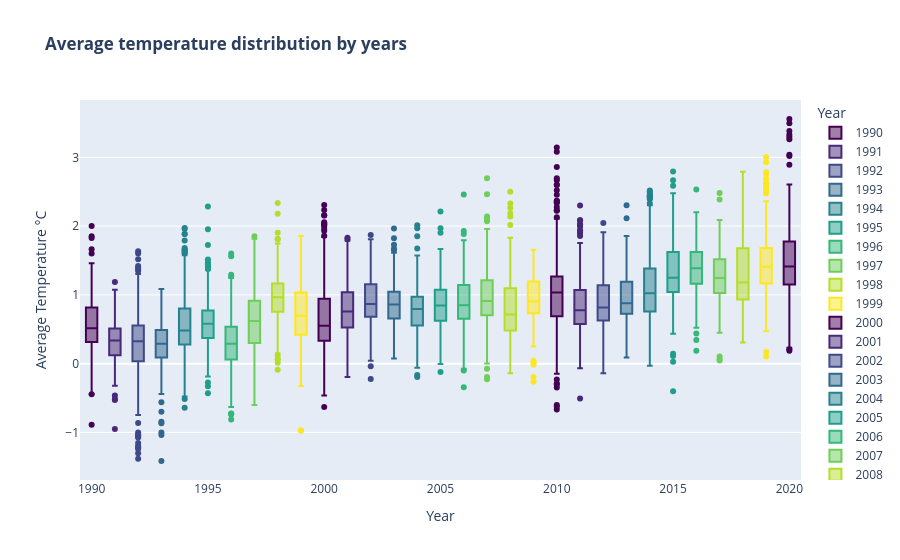
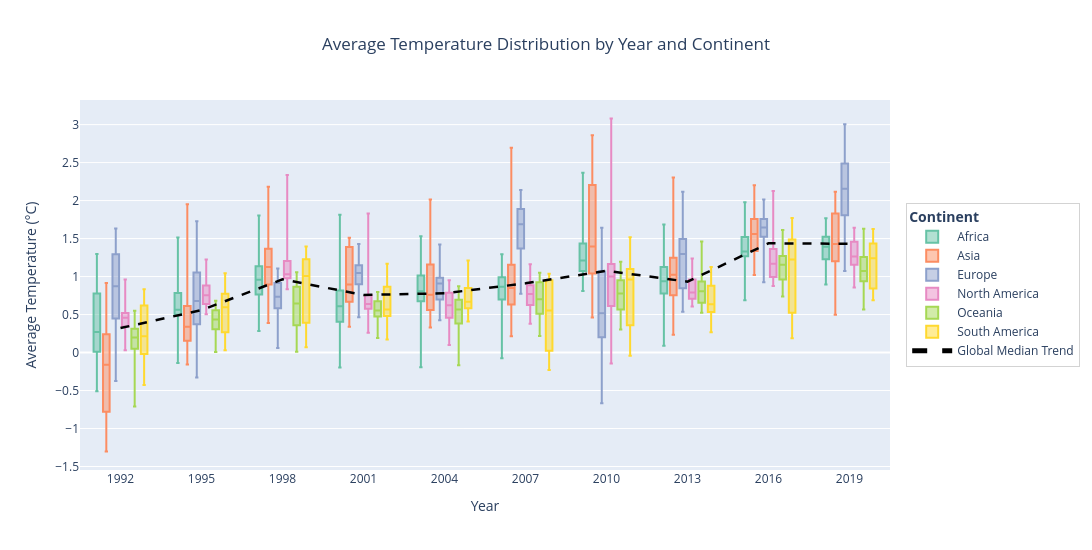

Write notebook code for charts like these, in order.
### Markdown cell above
### 6E. Distribution — Temperature Box Plots

### Code cell
fig = px.box(
    df_clean,
    x="Year",
    y="Average Temperature °C",
    color="Year",
    color_discrete_sequence=px.colors.sequential.Viridis,
    title='<b>Average temperature distribution by years'
)
fig.show()

# Filter out 'Other' and sample every 3 years
box_df = df_clean[
    (df_clean["continent"] != "Other") &
    (df_clean["Year"] % 3 == 0)
].copy()

yearly_median = box_df.groupby("Year")["Average Temperature °C"].median().reset_index()

fig = px.box(
    box_df,
    x="Year",
    y="Average Temperature °C",
    color="continent",
    points=False,
    title="Average Temperature Distribution by Year and Continent",
    color_discrete_sequence=px.colors.qualitative.Set2,
    category_orders={"continent": sorted(box_df["continent"].unique())},
)

fig.add_scatter(
    x=yearly_median["Year"],
    y=yearly_median["Average Temperature °C"],
    mode="lines",
    name="Global Median Trend",
    line=dict(color="black", width=2.5, dash="dash"),
)

fig.update_layout(
    height=550, width=1100, title_x=0.5, font=dict(size=12),
    xaxis=dict(title="Year", tickmode="linear", dtick=3),
    yaxis=dict(title="Average Temperature (°C)"),
    legend=dict(title="<b>Continent</b>", x=1.02, y=0.5,
                bgcolor="rgba(255,255,255,0.9)", bordercolor="lightgray",
                borderwidth=1, itemsizing="constant", itemwidth=40),
    boxmode="group",
)

### Figure 1 — Plotly figure (JSON) as saved in the notebook; plotly's stock layout.template omitted (floating-point values rounded to 4 significant figures; data arrays with more than 128 entries replaced by an {"elided": "..."} marker saying what was removed)
{"data": [{"alignmentgroup": "True", "hovertemplate": "Year=%{x}<br>Average Temperature °C=%{y}<extra></extra>", "legendgroup": "1990", "marker": {"color": "#440154"}, "name": "1990", "notched": false, "offsetgroup": "1990", "orientation": "v", "showlegend": true, "type": "box", "x": {"elided": "202 int values"}, "x0": " ", "xaxis": "x", "y": {"elided": "202 float values"}, "y0": " ", "yaxis": "y"}, {"alignmentgroup": "True", "hovertemplate": "Year=%{x}<br>Average Temperature °C=%{y}<extra></extra>", "legendgroup": "1991", "marker": {"color": "#482878"}, "name": "1991", "notched": false, "offsetgroup": "1991", "orientation": "v", "showlegend": true, "type": "box", "x": {"elided": "205 int values"}, "x0": " ", "xaxis": "x", "y": {"elided": "205 float values"}, "y0": " ", "yaxis": "y"}, {"alignmentgroup": "True", "hovertemplate": "Year=%{x}<br>Average Temperature °C=%{y}<extra></extra>", "legendgroup": "1992", "marker": {"color": "#3e4989"}, "name": "1992", "notched": false, "offsetgroup": "1992", "orientation": "v", "showlegend": true, "type": "box", "x": {"elided": "223 int values"}, "x0": " ", "xaxis": "x", "y": {"elided": "223 float values"}, "y0": " ", "yaxis": "y"}, {"alignmentgroup": "True", "hovertemplate": "Year=%{x}<br>Average Temperature °C=%{y}<extra></extra>", "legendgroup": "1993", "marker": {"color": "#31688e"}, "name": "1993", "notched": false, "offsetgroup": "1993", "orientation": "v", "showlegend": true, "type": "box", "x": {"elided": "225 int values"}, "x0": " ", "xaxis": "x", "y": {"elided": "225 float values"}, "y0": " ", "yaxis": "y"}, {"alignmentgroup": "True", "hovertemplate": "Year=%{x}<br>Average Temperature °C=%{y}<extra></extra>", "legendgroup": "1994", "marker": {"color": "#26828e"}, "name": "1994", "notched": false, "offsetgroup": "1994", "orientation": "v", "showlegend": true, "type": "box", "x": {"elided": "225 int values"}, "x0": " ", "xaxis": "x", "y": {"elided": "225 float values"}, "y0": " ", "yaxis": "y"}, {"alignmentgroup": "True", "hovertemplate": "Year=%{x}<br>Average Temperature °C=%{y}<extra></extra>", "legendgroup": "1995", "marker": {"color": "#1f9e89"}, "name": "1995", "notched": false, "offsetgroup": "1995", "orientation": "v", "showlegend": true, "type": "box", "x": {"elided": "225 int values"}, "x0": " ", "xaxis": "x", "y": {"elided": "225 float values"}, "y0": " ", "yaxis": "y"}, {"alignmentgroup": "True", "hovertemplate": "Year=%{x}<br>Average Temperature °C=%{y}<extra></extra>", "legendgroup": "1996", "marker": {"color": "#35b779"}, "name": "1996", "notched": false, "offsetgroup": "1996", "orientation": "v", "showlegend": true, "type": "box", "x": {"elided": "225 int values"}, "x0": " ", "xaxis": "x", "y": {"elided": "225 float values"}, "y0": " ", "yaxis": "y"}, {"alignmentgroup": "True", "hovertemplate": "Year=%{x}<br>Average Temperature °C=%{y}<extra></extra>", "legendgroup": "1997", "marker": {"color": "#6ece58"}, "name": "1997", "notched": false, "offsetgroup": "1997", "orientation": "v", "showlegend": true, "type": "box", "x": {"elided": "225 int values"}, "x0": " ", "xaxis": "x", "y": {"elided": "225 float values"}, "y0": " ", "yaxis": "y"}, {"alignmentgroup": "True", "hovertemplate": "Year=%{x}<br>Average Temperature °C=%{y}<extra></extra>", "legendgroup": "1998", "marker": {"color": "#b5de2b"}, "name": "1998", "notched": false, "offsetgroup": "1998", "orientation": "v", "showlegend": true, "type": "box", "x": {"elided": "225 int values"}, "x0": " ", "xaxis": "x", "y": {"elided": "225 float values"}, "y0": " ", "yaxis": "y"}, {"alignmentgroup": "True", "hovertemplate": "Year=%{x}<br>Average Temperature °C=%{y}<extra></extra>", "legendgroup": "1999", "marker": {"color": "#fde725"}, "name": "1999", "notched": false, "offsetgroup": "1999", "orientation": "v", "showlegend": true, "type": "box", "x": {"elided": "225 int values"}, "x0": " ", "xaxis": "x", "y": {"elided": "225 float values"}, "y0": " ", "yaxis": "y"}, {"alignmentgroup": "True", "hovertemplate": "Year=%{x}<br>Average Temperature °C=%{y}<extra></extra>", "legendgroup": "2000", "marker": {"color": "#440154"}, "name": "2000", "notched": false, "offsetgroup": "2000", "orientation": "v", "showlegend": true, "type": "box", "x": {"elided": "226 int values"}, "x0": " ", "xaxis": "x", "y": {"elided": "226 float values"}, "y0": " ", "yaxis": "y"}, {"alignmentgroup": "True", "hovertemplate": "Year=%{x}<br>Average Temperature °C=%{y}<extra></extra>", "legendgroup": "2001", "marker": {"color": "#482878"}, "name": "2001", "notched": false, "offsetgroup": "2001", "orientation": "v", "showlegend": true, "type": "box", "x": {"elided": "226 int values"}, "x0": " ", "xaxis": "x", "y": {"elided": "226 float values"}, "y0": " ", "yaxis": "y"}, {"alignmentgroup": "True", "hovertemplate": "Year=%{x}<br>Average Temperature °C=%{y}<extra></extra>", "legendgroup": "2002", "marker": {"color": "#3e4989"}, "name": "2002", "notched": false, "offsetgroup": "2002", "orientation": "v", "showlegend": true, "type": "box", "x": {"elided": "226 int values"}, "x0": " ", "xaxis": "x", "y": {"elided": "226 float values"}, "y0": " ", "yaxis": "y"}, {"alignmentgroup": "True", "hovertemplate": "Year=%{x}<br>Average Temperature °C=%{y}<extra></extra>", "legendgroup": "2003", "marker": {"color": "#31688e"}, "name": "2003", "notched": false, "offsetgroup": "2003", "orientation": "v", "showlegend": true, "type": "box", "x": {"elided": "226 int values"}, "x0": " ", "xaxis": "x", "y": {"elided": "226 float values"}, "y0": " ", "yaxis": "y"}, {"alignmentgroup": "True", "hovertemplate": "Year=%{x}<br>Average Temperature °C=%{y}<extra></extra>", "legendgroup": "2004", "marker": {"color": "#26828e"}, "name": "2004", "notched": false, "offsetgroup": "2004", "orientation": "v", "showlegend": true, "type": "box", "x": {"elided": "226 int values"}, "x0": " ", "xaxis": "x", "y": {"elided": "226 float values"}, "y0": " ", "yaxis": "y"}, {"alignmentgroup": "True", "hovertemplate": "Year=%{x}<br>Average Temperature °C=%{y}<extra></extra>", "legendgroup": "2005", "marker": {"color": "#1f9e89"}, "name": "2005", "notched": false, "offsetgroup": "2005", "orientation": "v", "showlegend": true, "type": "box", "x": {"elided": "226 int values"}, "x0": " ", "xaxis": "x", "y": {"elided": "226 float values"}, "y0": " ", "yaxis": "y"}, {"alignmentgroup": "True", "hovertemplate": "Year=%{x}<br>Average Temperature °C=%{y}<extra></extra>", "legendgroup": "2006", "marker": {"color": "#35b779"}, "name": "2006", "notched": false, "offsetgroup": "2006", "orientation": "v", "showlegend": true, "type": "box", "x": {"elided": "227 int values"}, "x0": " ", "xaxis": "x", "y": {"elided": "227 float values"}, "y0": " ", "yaxis": "y"}, {"alignmentgroup": "True", "hovertemplate": "Year=%{x}<br>Average Temperature °C=%{y}<extra></extra>", "legendgroup": "2007", "marker": {"color": "#6ece58"}, "name": "2007", "notched": false, "offsetgroup": "2007", "orientation": "v", "showlegend": true, "type": "box", "x": {"elided": "227 int values"}, "x0": " ", "xaxis": "x", "y": {"elided": "227 float values"}, "y0": " ", "yaxis": "y"}, {"alignmentgroup": "True", "hovertemplate": "Year=%{x}<br>Average Temperature °C=%{y}<extra></extra>", "legendgroup": "2008", "marker": {"color": "#b5de2b"}, "name": "2008", "notched": false, "offsetgroup": "2008", "orientation": "v", "showlegend": true, "type": "box", "x": {"elided": "227 int values"}, "x0": " ", "xaxis": "x", "y": {"elided": "227 float values"}, "y0": " ", "yaxis": "y"}, {"alignmentgroup": "True", "hovertemplate": "Year=%{x}<br>Average Temperature °C=%{y}<extra></extra>", "legendgroup": "2009", "marker": {"color": "#fde725"}, "name": "2009", "notched": false, "offsetgroup": "2009", "orientation": "v", "showlegend": true, "type": "box", "x": {"elided": "227 int values"}, "x0": " ", "xaxis": "x", "y": {"elided": "227 float values"}, "y0": " ", "yaxis": "y"}, {"alignmentgroup": "True", "hovertemplate": "Year=%{x}<br>Average Temperature °C=%{y}<extra></extra>", "legendgroup": "2010", "marker": {"color": "#440154"}, "name": "2010", "notched": false, "offsetgroup": "2010", "orientation": "v", "showlegend": true, "type": "box", "x": {"elided": "227 int values"}, "x0": " ", "xaxis": "x", "y": {"elided": "227 float values"}, "y0": " ", "yaxis": "y"}, {"alignmentgroup": "True", "hovertemplate": "Year=%{x}<br>Average Temperature °C=%{y}<extra></extra>", "legendgroup": "2011", "marker": {"color": "#482878"}, "name": "2011", "notched": false, "offsetgroup": "2011", "orientation": "v", "showlegend": true, "type": "box", "x": {"elided": "226 int values"}, "x0": " ", "xaxis": "x", "y": {"elided": "226 float values"}, "y0": " ", "yaxis": "y"}, {"alignmentgroup": "True", "hovertemplate": "Year=%{x}<br>Average Temperature °C=%{y}<extra></extra>", "legendgroup": "2012", "marker": {"color": "#3e4989"}, "name": "2012", "notched": false, "offsetgroup": "2012", "orientation": "v", "showlegend": true, "type": "box", "x": {"elided": "227 int values"}, "x0": " ", "xaxis": "x", "y": {"elided": "227 float values"}, "y0": " ", "yaxis": "y"}, {"alignmentgroup": "True", "hovertemplate": "Year=%{x}<br>Average Temperature °C=%{y}<extra></extra>", "legendgroup": "2013", "marker": {"color": "#31688e"}, "name": "2013", "notched": false, "offsetgroup": "2013", "orientation": "v", "showlegend": true, "type": "box", "x": {"elided": "227 int values"}, "x0": " ", "xaxis": "x", "y": {"elided": "227 float values"}, "y0": " ", "yaxis": "y"}, {"alignmentgroup": "True", "hovertemplate": "Year=%{x}<br>Average Temperature °C=%{y}<extra></extra>", "legendgroup": "2014", "marker": {"color": "#26828e"}, "name": "2014", "notched": false, "offsetgroup": "2014", "orientation": "v", "showlegend": true, "type": "box", "x": {"elided": "227 int values"}, "x0": " ", "xaxis": "x", "y": {"elided": "227 float values"}, "y0": " ", "yaxis": "y"}, {"alignmentgroup": "True", "hovertemplate": "Year=%{x}<br>Average Temperature °C=%{y}<extra></extra>", "legendgroup": "2015", "marker": {"color": "#1f9e89"}, "name": "2015", "notched": false, "offsetgroup": "2015", "orientation": "v", "showlegend": true, "type": "box", "x": {"elided": "227 int values"}, "x0": " ", "xaxis": "x", "y": {"elided": "227 float values"}, "y0": " ", "yaxis": "y"}, {"alignmentgroup": "True", "hovertemplate": "Year=%{x}<br>Average Temperature °C=%{y}<extra></extra>", "legendgroup": "2016", "marker": {"color": "#35b779"}, "name": "2016", "notched": false, "offsetgroup": "2016", "orientation": "v", "showlegend": true, "type": "box", "x": {"elided": "227 int values"}, "x0": " ", "xaxis": "x", "y": {"elided": "227 float values"}, "y0": " ", "yaxis": "y"}, {"alignmentgroup": "True", "hovertemplate": "Year=%{x}<br>Average Temperature °C=%{y}<extra></extra>", "legendgroup": "2017", "marker": {"color": "#6ece58"}, "name": "2017", "notched": false, "offsetgroup": "2017", "orientation": "v", "showlegend": true, "type": "box", "x": {"elided": "227 int values"}, "x0": " ", "xaxis": "x", "y": {"elided": "227 float values"}, "y0": " ", "yaxis": "y"}, {"alignmentgroup": "True", "hovertemplate": "Year=%{x}<br>Average Temperature °C=%{y}<extra></extra>", "legendgroup": "2018", "marker": {"color": "#b5de2b"}, "name": "2018", "notched": false, "offsetgroup": "2018", "orientation": "v", "showlegend": true, "type": "box", "x": {"elided": "227 int values"}, "x0": " ", "xaxis": "x", "y": {"elided": "227 float values"}, "y0": " ", "yaxis": "y"}, {"alignmentgroup": "True", "hovertemplate": "Year=%{x}<br>Average Temperature °C=%{y}<extra></extra>", "legendgroup": "2019", "marker": {"color": "#fde725"}, "name": "2019", "notched": false, "offsetgroup": "2019", "orientation": "v", "showlegend": true, "type": "box", "x": {"elided": "227 int values"}, "x0": " ", "xaxis": "x", "y": {"elided": "227 float values"}, "y0": " ", "yaxis": "y"}, {"alignmentgroup": "True", "hovertemplate": "Year=%{x}<br>Average Temperature °C=%{y}<extra></extra>", "legendgroup": "2020", "marker": {"color": "#440154"}, "name": "2020", "notched": false, "offsetgroup": "2020", "orientation": "v", "showlegend": true, "type": "box", "x": {"elided": "227 int values"}, "x0": " ", "xaxis": "x", "y": {"elided": "227 float values"}, "y0": " ", "yaxis": "y"}], "layout": {"boxmode": "overlay", "legend": {"title": {"text": "Year"}, "tracegroupgap": 0}, "title": {"text": "<b>Average temperature distribution by years"}, "xaxis": {"anchor": "y", "categoryarray": [1990, 1991, 1992, 1993, 1994, 1995, 1996, 1997, 1998, 1999, 2000, 2001, 2002, 2003, 2004, 2005, 2006, 2007, 2008, 2009, 2010, 2011, 2012, 2013, 2014, 2015, 2016, 2017, 2018, 2019, 2020], "categoryorder": "array", "domain": [0, 1], "title": {"text": "Year"}}, "yaxis": {"anchor": "x", "domain": [0, 1], "title": {"text": "Average Temperature °C"}}}}

### Figure 2 — Plotly figure (JSON) as saved in the notebook; plotly's stock layout.template omitted (floating-point values rounded to 4 significant figures; data arrays with more than 128 entries replaced by an {"elided": "..."} marker saying what was removed)
{"data": [{"alignmentgroup": "True", "boxpoints": false, "hovertemplate": "continent=Africa<br>Year=%{x}<br>Average Temperature °C=%{y}<extra></extra>", "legendgroup": "Africa", "marker": {"color": "rgb(102,194,165)"}, "name": "Africa", "notched": false, "offsetgroup": "Africa", "orientation": "v", "showlegend": true, "type": "box", "x": {"elided": "484 int values"}, "x0": " ", "xaxis": "x", "y": {"elided": "484 float values"}, "y0": " ", "yaxis": "y"}, {"alignmentgroup": "True", "boxpoints": false, "hovertemplate": "continent=Asia<br>Year=%{x}<br>Average Temperature °C=%{y}<extra></extra>", "legendgroup": "Asia", "marker": {"color": "rgb(252,141,98)"}, "name": "Asia", "notched": false, "offsetgroup": "Asia", "orientation": "v", "showlegend": true, "type": "box", "x": {"elided": "400 int values"}, "x0": " ", "xaxis": "x", "y": {"elided": "400 float values"}, "y0": " ", "yaxis": "y"}, {"alignmentgroup": "True", "boxpoints": false, "hovertemplate": "continent=Europe<br>Year=%{x}<br>Average Temperature °C=%{y}<extra></extra>", "legendgroup": "Europe", "marker": {"color": "rgb(141,160,203)"}, "name": "Europe", "notched": false, "offsetgroup": "Europe", "orientation": "v", "showlegend": true, "type": "box", "x": {"elided": "363 int values"}, "x0": " ", "xaxis": "x", "y": {"elided": "363 float values"}, "y0": " ", "yaxis": "y"}, {"alignmentgroup": "True", "boxpoints": false, "hovertemplate": "continent=North America<br>Year=%{x}<br>Average Temperature °C=%{y}<extra></extra>", "legendgroup": "North America", "marker": {"color": "rgb(231,138,195)"}, "name": "North America", "notched": false, "offsetgroup": "North America", "orientation": "v", "showlegend": true, "type": "box", "x": {"elided": "220 int values"}, "x0": " ", "xaxis": "x", "y": {"elided": "220 float values"}, "y0": " ", "yaxis": "y"}, {"alignmentgroup": "True", "boxpoints": false, "hovertemplate": "continent=Oceania<br>Year=%{x}<br>Average Temperature °C=%{y}<extra></extra>", "legendgroup": "Oceania", "marker": {"color": "rgb(166,216,84)"}, "name": "Oceania", "notched": false, "offsetgroup": "Oceania", "orientation": "v", "showlegend": true, "type": "box", "x": {"elided": "130 int values"}, "x0": " ", "xaxis": "x", "y": {"elided": "130 float values"}, "y0": " ", "yaxis": "y"}, {"alignmentgroup": "True", "boxpoints": false, "hovertemplate": "continent=South America<br>Year=%{x}<br>Average Temperature °C=%{y}<extra></extra>", "legendgroup": "South America", "marker": {"color": "rgb(255,217,47)"}, "name": "South America", "notched": false, "offsetgroup": "South America", "orientation": "v", "showlegend": true, "type": "box", "x": [1992, 1995, 1998, 2001, 2004, 2007, 2010, 2013, 2016, 2019, 1992, 1995, 1998, 2001, 2004, 2007, 2010, 2013, 2016, 2019, 1992, 1995, 1998, 2001, 2004, 2007, 2010, 2013, 2016, 2019, 1992, 1995, 1998, 2001, 2004, 2007, 2010, 2013, 2016, 2019, 1992, 1995, 1998, 2001, 2004, 2007, 2010, 2013, 2016, 2019, 1992, 1995, 1998, 2001, 2004, 2007, 2010, 2013, 2016, 2019, 1992, 1995, 1998, 2001, 2004, 2007, 2010, 2013, 2016, 2019, 1992, 1995, 1998, 2001, 2004, 2007, 2010, 2013, 2016, 2019, 1992, 1995, 1998, 2001, 2004, 2007, 2010, 2013, 2016, 2019, 1992, 1995, 1998, 2001, 2004, 2007, 2010, 2013, 2016, 2019], "x0": " ", "xaxis": "x", "y": [-0.2141, 0.266, 0.3909, 0.4806, 0.5836, -0.1958, 0.1951, 0.5914, 0.5233, 0.7751, 0.3431, 0.7725, 1.195, 0.7588, 0.7418, 0.952, 1.114, 0.8797, 1.407, 1.551, -0.0195, 0.02975, 0.6951, 0.1704, 0.6462, -0.2282, -0.0425, 0.5405, 1.042, 0.6886, 0.6002, 0.5034, 0.8174, 0.4522, 0.5812, 0.5884, 0.9207, 0.8225, 0.9766, 1.436, 0.8343, 0.6886, 1.198, 0.5186, 0.8484, 0.7627, 1.006, 0.5343, 1.489, 1.325, 0.07718, 1.042, 1.304, 0.9261, 0.9617, 0.9822, 1.098, 0.9081, 1.575, 1.262, -0.4287, 0.422, 0.06817, 0.6144, 0.4079, 0.1561, 0.3605, 0.3134, 0.1887, 1.219, 0.7855, 0.7479, 1.229, 0.5163, 0.689, 0.5179, 1.0, 0.6796, 1.431, 1.056, 0.6182, 0.9337, 1.395, 0.8647, 1.211, 1.038, 1.519, 1.125, 1.771, 1.627, 0.08642, 0.2036, 0.1159, 1.167, 0.6105, 0.02492, 0.4046, 0.2667, 0.343, 0.8439], "y0": " ", "yaxis": "y"}, {"line": {"color": "black", "dash": "dash", "width": 2.5}, "mode": "lines", "name": "Global Median Trend", "type": "scatter", "x": [1992, 1995, 1998, 2001, 2004, 2007, 2010, 2013, 2016, 2019], "y": [0.3223, 0.5587, 0.9629, 0.7585, 0.7796, 0.9108, 1.076, 0.9332, 1.437, 1.431]}], "layout": {"boxmode": "group", "font": {"size": 12}, "height": 550, "legend": {"bgcolor": "rgba(255,255,255,0.9)", "bordercolor": "lightgray", "borderwidth": 1, "itemsizing": "constant", "itemwidth": 40, "title": {"text": "<b>Continent</b>"}, "tracegroupgap": 0, "x": 1.02, "y": 0.5}, "title": {"text": "Average Temperature Distribution by Year and Continent", "x": 0.5}, "width": 1100, "xaxis": {"anchor": "y", "domain": [0, 1], "dtick": 3, "tickmode": "linear", "title": {"text": "Year"}}, "yaxis": {"anchor": "x", "domain": [0, 1], "title": {"text": "Average Temperature (°C)"}}}}
